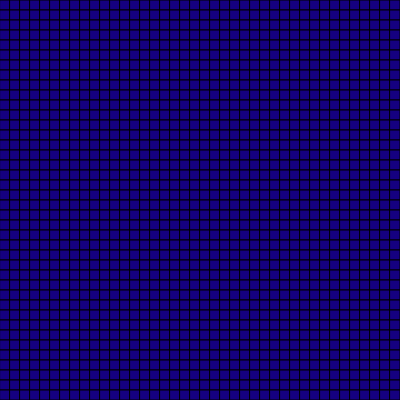
Frame 1 (no input)
Frame 60 (no input): identical to frame 1, image omitted
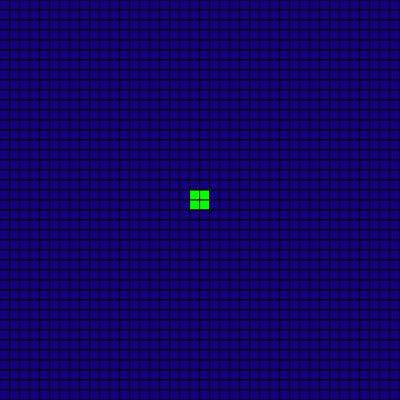
Frame 120 (the mouse pressed at the canvas centre since frame 60)

The p5.js sketch that drew these frames (run headless with seeded random() and noise() and a simulated clock; from frame 60 on, the mouse is pressed at the canvas centre):

// p5.js sketch
// ── sketch.js
let cols;
let rows;
let size = 10;
let grid = [];
let c = 0

function setup() {
  createCanvas(400, 400);
  colorMode(HSB);
  angleMode(DEGREES);
  cols = width / size;
  rows = height / size;

  for (let i = 0; i < cols; i++) {
    grid[i] = [];
    for (let j = 0; j < rows; j++) {
      grid[i][j] = color(250, 100, 50);
    }
  }
}

function draw() {
  background(0);
  stroke(0);
  if (mouseX < width && mouseX > 0 && mouseY < height && mouseY > 0) {
    if (mouseIsPressed) {
      let x = floor(mouseX / size);
      let y = floor(mouseY / size);

      let cell1 = createVector(x, y);
      let cell2 = createVector(cols - 1 - x, y);
      let cell3 = createVector(x, rows - 1 - y);
      let cell4 = createVector(cols - 1 - x, rows - 1 - y);

      grid[cell1.x][cell1.y] = c;
      grid[cell2.x][cell2.y] = c;
      grid[cell3.x][cell3.y] = c;
      grid[cell4.x][cell4.y] = c;
    }
  }

  for (let i = 0; i < cols; i++) {
    for (let j = 0; j < rows; j++) {
      fill(grid[i][j], 100, 100);
      rect(i * size, j * size, size, size);
    }
  }
  if (c < 360) {
    c += 1;
  } else {
    c = 0;
  }
}

function windowResized() {
  resizeCanvas(400, 400);
}

// ── styles.css
body {
  margin: 0;
  padding: 0;
  box-sizing: border-box;
  background-color: black;
  height: 100vh;
  overflow: hidden;
  position: relative;
  text-align: center;
  touch-action: none;
}

canvas {
  border: white solid 1px;
  position: absolute;
  left: 50%;
  top: 50%;
  transform: translate(-50%, -50%);
  touch-action: none;
}
.text {
  color: white;
  text-align: center;
  position: absolute;
  top: 20%;
  left: 50%;
  transform: translate(-50%, -50%);
}
